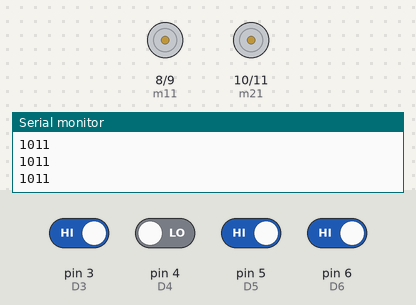
Bench run of a sketch on a simulated Arduino Mega 2560, built with avr-gcc and run on an emulated ATmega2560. Shown: motor-driver pin pairs drawn as motors (green arrow = first pin HIGH = forward, orange = second pin HIGH = backward, longer = more drive), the last lines printed to the serial monitor. The inputs (shaded band) are chosen by the test bench; at power-on: pin 3 (D3), pin 5 (D5), pin 6 (D6) HIGH, pin 4 (D4) LOW.

Above: at 1.2 s.
1.3 s: pin 6 (D6) driven LOW
2.8 s: pin 3 (D3) driven LOW
At 3.29 s:
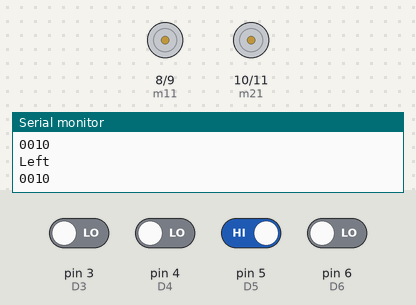
5.8 s: pin 4 (D4) driven HIGH
8.8 s: pin 5 (D5) driven LOW
11.8 s: pin 5 (D5) driven HIGH
14.8 s: pin 3 (D3) driven HIGH
At 16.0 s:
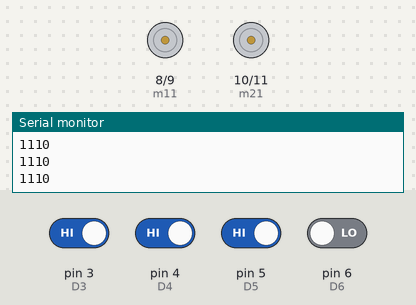
Timing chart, 0 to 17.3 s (numbered marks = the images above; inputs shaded):
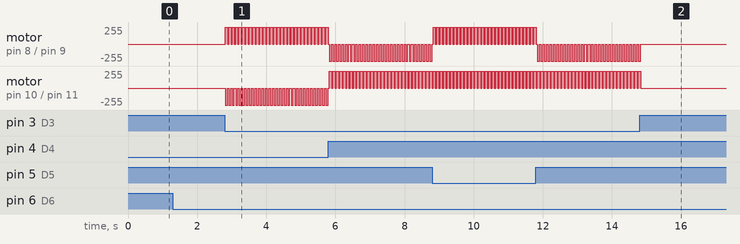

The sketch:

DTMF_Final.ino
```cpp
#define m11 8
#define m12 9
#define m21 10
#define m22 11
#define D3 3
#define D4 4
#define D5 5
#define D6 6
void forward()
{
  digitalWrite(m11, HIGH);
  digitalWrite(m12, LOW);
  digitalWrite(m21, HIGH);
  digitalWrite(m22, LOW);
  delay(60);
  digitalWrite(m11, LOW);
  digitalWrite(m12, LOW);
  digitalWrite(m21, LOW);
  digitalWrite(m22, LOW);
  delay(40);
}
void backward()
{
  digitalWrite(m11, LOW);
  digitalWrite(m12, HIGH);
  digitalWrite(m21, LOW);
  digitalWrite(m22, HIGH);
  delay(60);
  digitalWrite(m11, LOW);
  digitalWrite(m12, LOW);
  digitalWrite(m21, LOW);
  digitalWrite(m22, LOW);
  delay(40);
}
void left()
{
  digitalWrite(m11, HIGH);
  digitalWrite(m12, LOW);
  digitalWrite(m21, LOW);
  digitalWrite(m22, HIGH);
  delay(70);
  digitalWrite(m11, LOW);
  digitalWrite(m12, LOW);
  digitalWrite(m21, LOW);
  digitalWrite(m22, LOW);
  delay(30);
}
void right()
{
  digitalWrite(m11, LOW);
  digitalWrite(m12, HIGH);
  digitalWrite(m21, HIGH);
  digitalWrite(m22, LOW);
  delay(70);
  digitalWrite(m11, LOW);
  digitalWrite(m12, LOW);
  digitalWrite(m21, LOW);
  digitalWrite(m22, LOW);
  delay(30);
}
void Stop()
{
  digitalWrite(m11, LOW);
  digitalWrite(m12, LOW);
  digitalWrite(m21, LOW);
  digitalWrite(m22, LOW);
}
void setup()
{
  pinMode(D3, INPUT);
  pinMode(D4, INPUT);
  pinMode(D5, INPUT);
  pinMode(D6, INPUT);
  pinMode(m11, OUTPUT);
  pinMode(m12, OUTPUT);
  pinMode(m21, OUTPUT);
  pinMode(m22, OUTPUT);
  Serial.begin(9600);
}
void loop()
{
  int temp1 = digitalRead(D3);
  int temp2 = digitalRead(D4);
  int temp3 = digitalRead(D5);
  int temp4 = digitalRead(D6);
  Serial.print(temp1);
  Serial.print(temp2);
  Serial.print(temp3);
  Serial.println(temp4);
  if ((temp1 == 0) && (temp2 == 1) && (temp3 == 0) && (temp4 == 0)) {
    forward();
    Serial.println("Forward");
  } else if ((temp1 == 0) && (temp2 == 0) && (temp3 == 1) && (temp4 == 0)) {
    left();
    Serial.println("Left");
  } else if ((temp1 == 0) && (temp2 == 1) && (temp3 == 1) && (temp4 == 0)) {
    right();
    Serial.println("Right");
  } else if ((temp1 == 0) && (temp2 == 0) && (temp3 == 0) && (temp4 == 1)) {
    backward();
    Serial.println("Back");
  } else if ((temp1 == 1) && (temp2 == 0) && (temp3 == 1) && (temp4 == 0)) {
    Stop();
    Serial.println("Stop");
  }
}
```

PROPELLOR_DISPLAY.c
```cpp
#include<avr/io.h>
#define F_CPU 8000000UL
#include<util/delay.h>
#include<ctype.h>
#include<avr/interrupt.h>
#include<string.h>
#define BR 9600UL
#define PS ((F_CPU/(16*BR))-1)
//#include<stdlib.h>

//sci();

// char head[50]={"XANANOIDS"};

/*
void serialbegin()
{
  UBRRL=PS;
  UBRRH=PS/256;
  UCSRB=(1<<RXEN)+(1<<TXEN);
  UCSRC=(1<<URSEL)+(1<<UCSZ1)+(1<<UCSZ0);
}

void txdata(char tx)
{
  while(!(UCSRA &(1<<UDRE)));
  UDR=tx;
}

char rxdata()
{
  while(!(UCSRA &(1<<RXC)));
  return UDR;
}

void tx_string(char a[])
{
	int b=0;
	for(b=0;a[b]!='\0';b++)
	{
		txdata(a[b]);
	}
}

char* rx_string()
{
    char *name;
	name=(char*)calloc(1,1);
	int ch=0,i=0;

	ch=rxdata();
	for(i=0;ch!=13;i++)
	{
	   *(name+i)=ch;
	   ch=rxdata();
	   name=(char*)realloc(name,(i+2));
    }
	*(name+i)='\0';
	return(name);
}


void timer0_init()
{
   TCCR0|=(1<<CS02)|(1<<CS00);
   TCNT0=0;

}
void tx_num(int n)
{
	if(n<10)
	{
		txdata(n+48);
	}
	else
	{
		tx_num(n/10);
		txdata((n%10)+48);
	}

}
*/
void prop_disp(char line[],int m)
{


            int len=strlen(line);   //  to calculate the length of string
		//	int x=0,y=0,z=0,p=0,i=0,t=0;
	       // char alp;
  char col[27][8]={


			   {0b11111000,     //A
                0b00001100,
			    0b00001010,
			    0b00001001,
			    0b00001001,
			    0b00001010,
			    0b00001100,
			    0b11111000},

			    {0b11111111,  //B
                0b10001001,
			    0b10001001,
			    0b10001001,
			    0b10001001,
			    0b10010110,
			    0b01100000,
			    0b00000000},

			   {0b01111110,  //C
                0b10000001,
			    0b10000001,
			    0b10000001,
			    0b10000001,
			    0b10000001,
			    0b10000001,
			    0b10000001},


			   {0b10000001, //D
                0b11111111,
			    0b10000001,
			    0b10000001,
			    0b10000001,
			    0b10000001,
			    0B01000010,
			    0b00111100},

			   {0b11111111,  //E
                0b10001001,
			    0b10001001,
			    0b10001001,
			    0b10001001,
			    0b10001001,
			    0b10000001,
			    0b10000001},


			   {0b11111111,  //F
                0b00001001,
			    0b00001001,
			    0b00001001,
			    0b00001001,
			    0b00001001,
			    0b00000001,
			    0b00000001},

			   {0b11111111,    //G
                0b10000001,
			    0b10000001,
			    0b10000001,
			    0b10010001,
			    0b10010001,
			    0b10010001,
			    0b11110001},

			   {0b11111111,    //H
                0b00010000,
			    0b00010000,
                0b00010000,
			    0b00010000,
                0b00010000,
                0b00010000,
                0b11111111},


			   {0b10000001,    //I
                0b10000001,
			    0b10000001,
                0b11111111,
			    0b11111111,
                0b10000001,
                0b10000001,
                0b10000001},

			   {0b11111111,     //J
                0b00001000,
	     		0b00001000,
                0b00001000,
				0b00001000,
                0b01001000,
				0b00101000,
				0b00011000},

			   {0b11111111,    //K
			    0b00001000,
			    0b00010100,
			    0b00100010,
			    0b01000001,
			    0b10000000,
			    0b00000000,
				0b00000000},

			   {0b11111111, //L
                0b10000000,
			    0b10000000,
			    0b10000000,
			    0b10000000,
			    0b10000000,
			    0b10000000,
			    0b00000000},

			   {0b11111111,     //M
                0b00000010,
	            0b00000100,
		    	0b00001000,
				0b00001000,
				0b00000100,
				0b00000010,
				0b11111111},


			   {0b11111111,    //N
                0b00000010,
			    0b00000100,
                0b00001000,
			    0b00010000,
                0b00100000,
                0b01000000,
                0b11111111},

			   {0b00111100,    //O
                0b01000010,
			    0b10000001,
			    0b10000001,
			    0b10000001,
			    0b10000001,
			    0b01000010,
			    0b00111100},

			   {0b11111111,     //P
                0b00001001,
			    0b00001001,
			    0b00001001,
			    0b00001001,
			    0b00001001,
			    0b00000110,
			    0b00000000},


			   {0b00000000,    //Q
                0b01111110,
			    0b01000001,
			    0b01000001,
			    0b01000001,
			    0b01100101,
			    0b01111110,
			    0b10000000},

			   {0b11111111,     //R
                0b00001001,
			    0b00001001,
			    0b00011001,
			    0b00101001,
			    0b01001001,
			    0b10000110,
			    0b00000000},


			   {0b01000110,  //S
                0b10001001,
			    0b10001001,
			    0b10001001,
			    0b10001001,
			    0b10010001,
			    0b01100001,
			    0b00000010},


			   {0b00000001,    //T
                0b00000001,
			    0b00000001,
                0b11111111,
			    0b11111111,
                0b00000001,
                0b00000001,
                0b00000001},


			   {0b01111111, //U
                0b10000000,
			    0b10000000,
			    0b10000000,
			    0b10000000,
			    0b10000000,
			    0b10000000,
			    0b01111111},


			   {0b00011111, //V
                0b00100000,
			    0b01000000,
			    0b10000000,
			    0b10000000,
			    0b01000000,
			    0b00100000,
			    0b00011111},

			   {0b11111111,    //W
                0b01000000,
			    0b00100000,
                0b00010000,
			    0b00010000,
                0b00100000,
                0b01000000,
                0b11111111},

		       {0b10000001,    //X
                0b01000010,
			    0b00100100,
                0b00011000,
			    0b00011000,
                0b00100100,
                0b01000010,
                0b10000001},


		       {0b00000001,    //Y
                0b00000010,
			    0b00000100,
                0b11111000,
			    0b11111000,
                0b00000100,
                0b00000010,
                0b00000001},


			   {0b10000001,     //Z
                0b11000001,
	            0b10100001,
		    	0b10010001,
				0b10001001,
				0b10000101,
				0b10000011,
				0b10000001},

				{0,
				0,
				0,
				0,
				0,
				0,
				0,
				0}};


	char new_col[27][8]=	{{31,
                             48,
                             80,
                             144,
                             144,
                             80,
                             48,
                             31},
                            {0,
                             6,
                             105,
                             145,
                             145,
                             145,
                             145,
                             255},
                            {129,
                             129,
                             129,
                             129,
                             129,
                             129,
                             129,
                             126},
                            {60,
                             66,
                             129,
                             129,
                             129,
                             129,
                             255,
                             129},
                            {129,
                             129,
                             145,
                             145,
                             145,
                             145,
                             145,
                             255},
                            {128,
                             128,
                             144,
                             144,
                             144,
                             144,
                             144,
                             255},
                            {143,
                             137,
                             137,
                             137,
                             129,
                             129,
                             129,
                             255},
                            {255,
                             8,
                             8,
                             8,
                             8,
                             8,
                             8,
                             255},
                            {129,
                             129,
                             129,
                             255,
                             255,
                             129,
                             129,
                             129},
                            {24,
                             20,
                             18,
                             16,
                             16,
                             16,
                             16,
                             255},
                            {0,
                             0,
                             1,
                             130,
                             68,
                             40,
                             16,
                             255},
                            {0,
                             1,
                             1,
                             1,
                             1,
                             1,
                             1,
                             255},
                            {255,
                             64,
                             32,
                             16,
                             16,
                             32,
                             64,
                             255},
                            {255,
                             2,
                             4,
                             8,
                             16,
                             32,
                             64,
                             255},
                            {126,
                             255,
                             195,
                             195,
                             195,
                             195,
                             255,
                             126},
                            {0,
                             96,
                             144,
                             144,
                             144,
                             144,
                             144,
                             255},
                            {1,
                             126,
                             166,
                             130,
                             130,
                             130,
                             126,
                             0},
                            {0,
                             97,
                             146,
                             148,
                             152,
                             144,
                             144,
                             255},
                            {64,
                             134,
                             137,
                             145,
                             145,
                             145,
                             145,
                             98},
                            {128,
                             128,
                             128,
                             255,
                             255,
                             128,
                             128,
                             128},

                            {254,
                             1,
                             1,
                             1,
                             1,
                             1,
                             1,
                             254},
                            {248,
                             4,
                             2,
                             1,
                             1,
                             2,
                             4,
                             248,
                             },
                            {255,
                             2,
                             4,
                             8,
                             8,
                             4,
                             2,
                             255},

                            {129,
                             66,
                             36,
                             24,
                             24,
                             36,
                             66,
                             129},

                            {128,
                             64,
                             32,
                             31,
                             31,
                             32,
                             64,
                             128},

                            {129,
                             193,
                             161,
                             145,
                             137,
                             133,
                             131,
                             129},

                            {0,
                             0,
                             0,
                             0,
                             0,
                             0,
                             0,
                             0}};
////////////////////////////////////////////////////////////////////////////
// to rotate the alphabet by 90 degree
      int y=0,i12=0;


/*     int x=0,sft=0,z=0;
	  char new_col[26][8];
	  for(x=0;x<26;x++)
      {
      for(y=0,sft=1;y<8;y++,sft*=2)
	  {
	     for(z=0;z<8;z++)
		 {
		    new_col[x][y]+=(col[x][z]&&(128/sft));
		 }

	  }
   }
*/


/////////////////////////////////////////////////////////////////////////////////
// to create  new array for reverse print

//	   char new_col[26][8];
//	  int x=0,z=0,z1=0;
/*
	  for(x=0;x<26;x++)
	  {
	     for(y=0;y<8;y++)
		 {
		    new_col[x][y]=0;
	     }
      }

	  for(x=0;x<26;x++)
	  {
	     for(y=0,y1=7;y<8;y++,y1--)
		 {
		    for(z=1,z1=128;z<=128;z*=2,z1/=2)
			{
			   if((col[x][y]&z)==z)
			   {
			      new_col[x][y1]=((new_col[x][y1]&(~z1))+z1);
               }
			   else if((col[x][y]&z)==0)
   			      new_col[x][y1]=((new_col[x][y1]&(~z1))+0);
			}
		 }
	  }
*/

/*
	  for(x=0;x<26;x++)
	  {
	     for(y=0,z=1,z1=128;y<8;y++,z*=2,z1/=2)
		 {
		       new_col[x][y]=~(new_col[x][y]);
		 }
	  }

*/
/////////////////////////////////////////////////////////////////////////////////

// to print on display
	  for(y=0;y<len;)
	  {
		int alp=toupper(line[y]);
		 if(alp<=60)
		   {
              	alp=91;
		   }
		for(i12=0;i12<8;i12++)
		{
		   if(m==2)
		   {

		   PORTA=new_col[(alp-65)][i12];

		   }
		   else if(m==1)
		   {

		     PORTA=col[(alp-65)][i12];

		   }
      	   _delay_us(100);
		   PORTA=0x00;

		}
		 y++;
		 PORTA=0x00;
		_delay_us(250);
	  }

///////////////////////////////////////////////////////////////////////////////////////////////////

}
/*
ISR(INT0_vect)
{
  prop_disp("XANANOIDS");
}


*/

int main()
{

   DDRA=0xff;

 /*  GICR=0B01000000;
   MCUCR=0X01;
   DDRD=0B11111011;

   */
   DDRB=0;
   DDRC=0;
   PORTB=0;
   PORTC=0;
   DDRD=0B11111011;
  // serialbegin();
   //tx_string(head);

   while(1)
   {


		 if((PIND&0B00000100)==0)
		 {

	         while((PIND&&0B00000100)==0);
		     prop_disp("WELCOME TO",1);
			 _delay_us(8000);
			 prop_disp("SDIONANAX",2);
	     }

   }
}
```

Measured:
- after the input at 2.8 s, motor on pin 8 (m11) / pin 9 (m12): alternates forward 255/255 for 0.07 s and stopped for 0.03 s, starting at once; motor on pin 10 (m21) / pin 11 (m22): alternates backward 255/255 for 0.07 s and stopped for 0.03 s, starting at once
- after the input at 14.8 s, motor on pin 8 (m11) / pin 9 (m12), motor on pin 10 (m21) / pin 11 (m22): goes on until 14.8 s, then stays stopped
